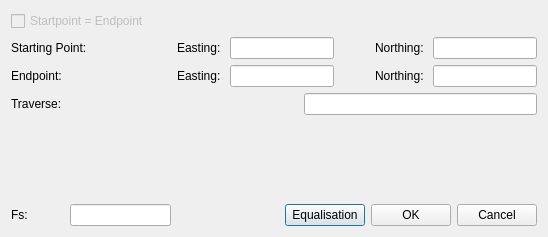
<?xml version="1.0" encoding="UTF-8"?>
<ui version="4.0">
 <class>OrthogonalTraverse</class>
 <widget class="QDialog" name="OrthogonalTraverse">
  <property name="geometry">
   <rect>
    <x>0</x>
    <y>0</y>
    <width>548</width>
    <height>237</height>
   </rect>
  </property>
  <property name="windowTitle">
   <string>Orthogonal Traverse</string>
  </property>
  <layout class="QGridLayout" name="gridLayout">
   <item row="0" column="0">
    <layout class="QGridLayout" name="gridLayout_2">
     <item row="1" column="0">
      <layout class="QVBoxLayout" name="verticalLayout">
       <item>
        <widget class="QLabel" name="lblStartPnt">
         <property name="text">
          <string>Starting Point: </string>
         </property>
        </widget>
       </item>
      </layout>
     </item>
     <item row="2" column="0">
      <layout class="QVBoxLayout" name="verticalLayout_2">
       <item>
        <widget class="QLabel" name="lblEndPnt">
         <property name="text">
          <string>Endpoint: </string>
         </property>
        </widget>
       </item>
      </layout>
     </item>
     <item row="2" column="1">
      <layout class="QHBoxLayout" name="horizontalLayout_3">
       <item>
        <widget class="QLabel" name="lblEndX">
         <property name="text">
          <string>Easting: </string>
         </property>
        </widget>
       </item>
       <item>
        <widget class="QLineEdit" name="lineEditEndX">
         <property name="layoutDirection">
          <enum>Qt::RightToLeft</enum>
         </property>
        </widget>
       </item>
       <item>
        <spacer name="horizontalSpacer_8">
         <property name="orientation">
          <enum>Qt::Horizontal</enum>
         </property>
         <property name="sizeHint" stdset="0">
          <size>
           <width>40</width>
           <height>20</height>
          </size>
         </property>
        </spacer>
       </item>
       <item>
        <widget class="QLabel" name="lblEndY">
         <property name="text">
          <string>Northing: </string>
         </property>
        </widget>
       </item>
       <item>
        <widget class="QLineEdit" name="lineEditEndY">
         <property name="layoutDirection">
          <enum>Qt::RightToLeft</enum>
         </property>
        </widget>
       </item>
      </layout>
     </item>
     <item row="3" column="0" colspan="2">
      <layout class="QHBoxLayout" name="horizontalLayoutTraverse">
       <item>
        <widget class="QLabel" name="lblPntTraverse">
         <property name="text">
          <string>Traverse: </string>
         </property>
        </widget>
       </item>
       <item>
        <spacer name="horizontalSpacer_3">
         <property name="orientation">
          <enum>Qt::Horizontal</enum>
         </property>
         <property name="sizeHint" stdset="0">
          <size>
           <width>40</width>
           <height>20</height>
          </size>
         </property>
        </spacer>
       </item>
       <item>
        <widget class="QLineEdit" name="lineEditTraverse"/>
       </item>
      </layout>
     </item>
     <item row="5" column="0">
      <layout class="QHBoxLayout" name="horizontalLayoutFs">
       <item>
        <widget class="QLabel" name="lblFs">
         <property name="text">
          <string>Fs: </string>
         </property>
        </widget>
       </item>
       <item>
        <spacer name="horizontalSpacer_5">
         <property name="orientation">
          <enum>Qt::Horizontal</enum>
         </property>
         <property name="sizeHint" stdset="0">
          <size>
           <width>40</width>
           <height>20</height>
          </size>
         </property>
        </spacer>
       </item>
       <item>
        <widget class="QLineEdit" name="lineEditFs">
         <property name="enabled">
          <bool>true</bool>
         </property>
         <property name="readOnly">
          <bool>true</bool>
         </property>
        </widget>
       </item>
      </layout>
     </item>
     <item row="5" column="1">
      <layout class="QHBoxLayout" name="horizontalLayout_4">
       <item>
        <spacer name="horizontalSpacer">
         <property name="orientation">
          <enum>Qt::Horizontal</enum>
         </property>
         <property name="sizeHint" stdset="0">
          <size>
           <width>40</width>
           <height>20</height>
          </size>
         </property>
        </spacer>
       </item>
       <item>
        <widget class="QPushButton" name="btnEql">
         <property name="text">
          <string>Equalisation</string>
         </property>
        </widget>
       </item>
       <item>
        <widget class="QPushButton" name="btnOK">
         <property name="text">
          <string>OK</string>
         </property>
        </widget>
       </item>
       <item>
        <widget class="QPushButton" name="btnCancel">
         <property name="text">
          <string>Cancel</string>
         </property>
        </widget>
       </item>
      </layout>
     </item>
     <item row="1" column="1">
      <layout class="QHBoxLayout" name="horizontalLayout_2">
       <item>
        <widget class="QLabel" name="lblStartX">
         <property name="text">
          <string>Easting: </string>
         </property>
        </widget>
       </item>
       <item>
        <widget class="QLineEdit" name="lineEditStartX">
         <property name="layoutDirection">
          <enum>Qt::RightToLeft</enum>
         </property>
         <property name="text">
          <string/>
         </property>
        </widget>
       </item>
       <item>
        <spacer name="horizontalSpacer_6">
         <property name="orientation">
          <enum>Qt::Horizontal</enum>
         </property>
         <property name="sizeHint" stdset="0">
          <size>
           <width>40</width>
           <height>20</height>
          </size>
         </property>
        </spacer>
       </item>
       <item>
        <widget class="QLabel" name="lblStartY">
         <property name="text">
          <string>Northing: </string>
         </property>
        </widget>
       </item>
       <item>
        <widget class="QLineEdit" name="lineEditStartY">
         <property name="layoutDirection">
          <enum>Qt::RightToLeft</enum>
         </property>
        </widget>
       </item>
      </layout>
     </item>
     <item row="0" column="0" colspan="2">
      <layout class="QHBoxLayout" name="horizontalLayout">
       <item>
        <widget class="QCheckBox" name="checkBoxStartEnd">
         <property name="enabled">
          <bool>false</bool>
         </property>
         <property name="text">
          <string>Startpoint = Endpoint</string>
         </property>
        </widget>
       </item>
      </layout>
     </item>
     <item row="4" column="0">
      <spacer name="verticalSpacer">
       <property name="orientation">
        <enum>Qt::Vertical</enum>
       </property>
       <property name="sizeHint" stdset="0">
        <size>
         <width>20</width>
         <height>40</height>
        </size>
       </property>
      </spacer>
     </item>
    </layout>
   </item>
  </layout>
 </widget>
 <resources/>
 <connections/>
</ui>
